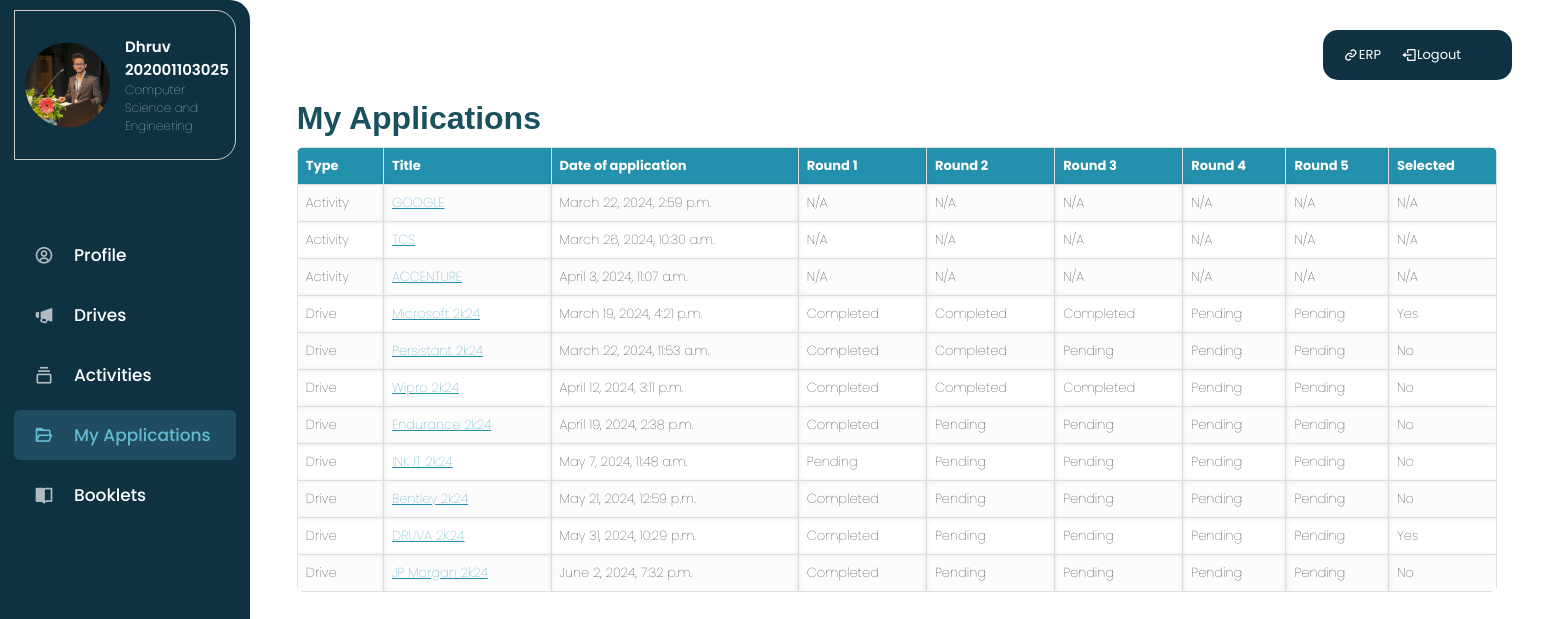
Before: /my_applications/202001103025/ (signed in) with the older database file.
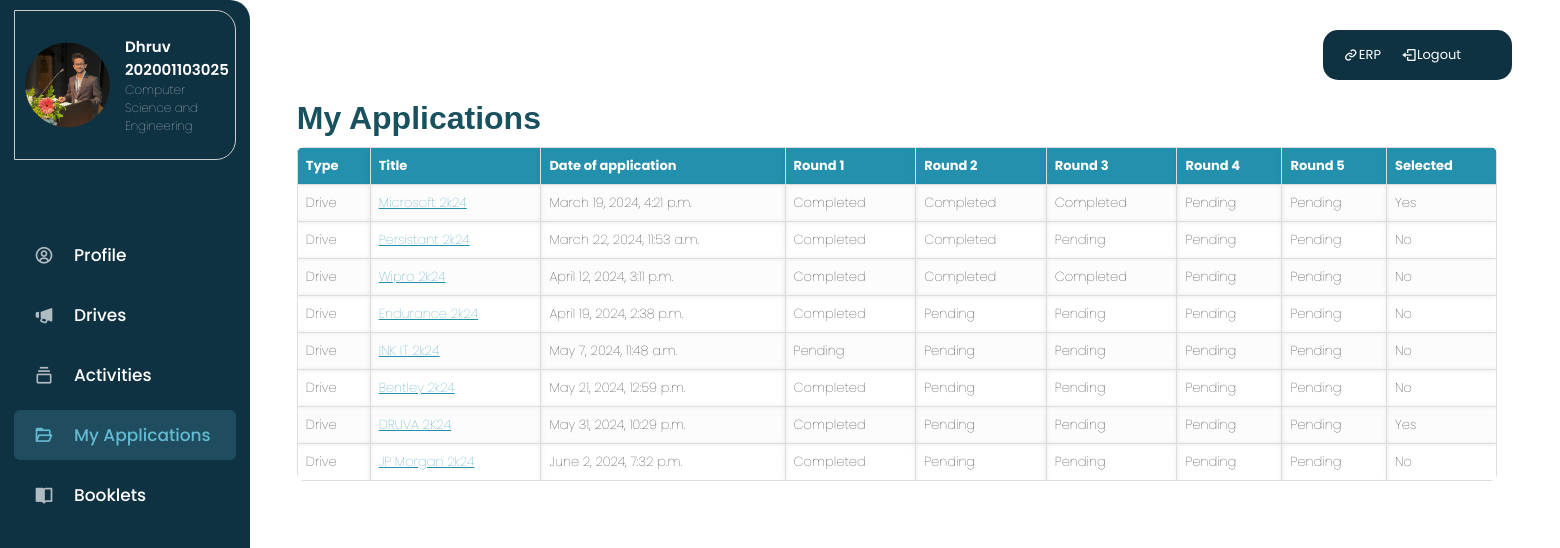
After: the same page with the newer database file.
### users/models.py (models this page shows, shortened)
class ActivityApplication(models.Model):
    activity= models.ForeignKey(Activity, on_delete=models.CASCADE)  # Notice the student applied for
    student = models.ForeignKey(Student, on_delete=models.CASCADE)  # Student applying for the notice
    applied_date = models.DateTimeField(auto_now_add=True)  # Date/time the application was submitted
    class Meta:
        unique_together = (('activity', 'student'),)  # Ensure a student can only apply for a notice once

class DriveApplication(models.Model):
    drive= models.ForeignKey(Drive, on_delete=models.CASCADE)  # Notice the student applied for
    student = models.ForeignKey(Student, on_delete=models.CASCADE)  # Student applying for the notice
    applied_date = models.DateTimeField(auto_now_add=True)  # Date/time the application was submitted
    round1 = models.BooleanField(default=False)  # Round 1 completed or not
    round2 = models.BooleanField(default=False)  # Round 2 completed or not
    round3 = models.BooleanField(default=False)  # Round 3 completed or not
    round4 = models.BooleanField(default=False)  # Round 4 completed or not
    round5 = models.BooleanField(default=False)  # Round 5 completed or not
    selected = models.BooleanField(default=False)  # Whether the student is selected
    class Meta:
        unique_together = (('drive', 'student'),)

### notices/models.py (models this page shows, shortened)
class Activity(models.Model):
    ACTIVITY_STATUS_CHOICES = [
        ('Closed', 'Closed'),
        ('Active', 'Active'),
        ('Upcoming', 'Upcoming'),
    ]
    Reference_no = models.CharField(max_length=100)
    activity_id = models.AutoField(primary_key=True)
    title = models.CharField(max_length=100)
    company_logo = models.ImageField(null=True,blank=True,upload_to='logos/')
    company_name = models.CharField(max_length=255)
    industry_type = models.CharField(max_length=255)
    activity_date = models.DateField()
    department = models.ManyToManyField(Department)
    content = models.TextField()
    creation_date = models.DateTimeField(auto_now_add=True)
    link = models.CharField(max_length=200, blank=True)
    activity_status = models.CharField(max_length=10, choices=ACTIVITY_STATUS_CHOICES, default='Upcoming')
    class Meta:
        ordering = ['-creation_date']

class Drive(models.Model):
    DRIVE_STATUS_CHOICES = [
        ('Closed', 'Closed'),
        ('Active', 'Active'),
        ('Upcoming', 'Upcoming'),
    ]
    Reference_no = models.CharField(max_length=100)
    title = models.CharField(max_length=100)
    company_name = models.CharField(max_length=30)
    company_logo = models.ImageField(null=True,blank=True,upload_to='logos/')
    date = models.DateField()
    application_last_date = models.DateField(default='2002-12-02')
    content = models.TextField()
    Bond = models.CharField(max_length=50)
    industry_type = models.CharField(max_length=50)
    department = models.ManyToManyField(Department)
    job_role = models.CharField(max_length=50)
    job_location = models.CharField(max_length=50)
    job_eligibility = models.TextField()
    job_description = models.TextField()
    job_CTC = models.CharField(max_length=50)
    creation_date = models.DateTimeField(auto_now_add=True)
    drive_id = models.AutoField(primary_key=True)
    application_link = models.CharField(max_length=100,null=True,blank=True)
    resume_link = models.CharField(max_length=200, blank=True)
    num_rounds = models.IntegerField(default=1, verbose_name='Number of Rounds')
    round1 = models.CharField(max_length=100, blank=True, null=True, verbose_name='Round 1 Name',default ='Round 1')
    round2 = models.CharField(max_length=100, blank=True, null=True, verbose_name='Round 2 Name')
    round3 = models.CharField(max_length=100, blank=True, null=True, verbose_name='Round 3 Name')
    round4 = models.CharField(max_length=100, blank=True, null=True, verbose_name='Round 4 Name')
    round5 = models.CharField(max_length=100, blank=True, null=True, verbose_name='Round 5 Name')
    drive_status = models.CharField(max_length=10, choices=DRIVE_STATUS_CHOICES, default='Upcoming')
    class Meta:
        ordering = ['-creation_date']

### users/views.py (the view)
# urls.py: path('my_applications/<int:student_prn>/', views.my_applications, name='my_applications'),
@login_required
def my_applications(request, student_prn):
    student = get_object_or_404(Student, PRN=student_prn)
    applied_drives = DriveApplication.objects.filter(student=student)
    drive_applications = []
    for application in applied_drives:
        round_info = {
            'drive': application.drive,
            'applied_date': application.applied_date,  # Include applied_date in context
            'round1': application.round1,
            'round2': application.round2,
            'round3': application.round3,
            'round4': application.round4,
            'round5': application.round5,
            'selected': application.selected,
        }
        drive_applications.append(round_info)
    applied_activities = ActivityApplication.objects.filter(student=student)
    context = {
        'drive_applications': drive_applications,
        'applied_activities': applied_activities,
        'student': student
    }
    if (request.user.user_type == 'Coordinator' or request.user.user_type == 'TNP-Office') \
        or (request.user.student.PRN == student_prn):
        return render(request, 'my_applications.html', context)
    else:
        return render(request, 'dashboard.html')  # Render appropriate dashboard template

### notices/context_processors.py (called while the page is built)
def sidebar_profile(request):
    user_profile = None
    if request.user.is_authenticated:
        if request.user.user_type == 'Coordinator':
            user_profile = Coordinator.objects.get(user=request.user)
        elif request.user.user_type == 'Student':
            user_profile = Student.objects.get(user=request.user)
        elif request.user.user_type == 'TNP-Office':
            user_profile = TNPOffice.objects.get(user=request.user)
    return {'user_profile': user_profile}

### notices/models.py (called while the page is built)
    def __str__(self):
        return self.name

### users/authentication.py (called while the page is built)
    def get_user(self, user_id):
        UserModel = get_user_model()
        try:
            return UserModel.objects.get(pk=user_id)
        except UserModel.DoesNotExist:
            return None

### users/templates/my_applications.html
{% extends 'main.html' %}
{% block content %}
    {% if not applied_activities and not drive_applications %}
        <p>No applications found. <a href="{% url 'all-drives' %}">Go to drives</a></p>
    {% else %}
    <div class="application-table-container">
        {% if request.user.user_type != 'Student' %}
            <h1>Student's Applications </h1>
        {% else %}
            <h1>My Applications </h1>
        {% endif %}
        <table class="application-table">
            <tr>
                <th>Type</th>
                <th>Title</th>
                <th>Date of application</th>
                <th>Round 1</th>
                <th>Round 2</th>
                <th>Round 3</th>
                <th>Round 4</th>
                <th>Round 5</th>
                <th>Selected</th>
            </tr>
            {% for application in applied_activities %}
                <tr>
                    <td>Activity</td>
                    <td><a href="{% url 'activity' application.activity.pk %}" style="color: #2391ad;">{{ application.activity.title }}</a></td>
                    <td>{{ application.applied_date }}</td>
                    <td>N/A</td>
                    <td>N/A</td>
                    <td>N/A</td>
                    <td>N/A</td>
                    <td>N/A</td>
                    <td>N/A</td>
                </tr>
            {% endfor %}
            {% for application in drive_applications %}
                <tr>
                    <td>Drive</td>
                    <td><a href="{% url 'drive' application.drive.pk %}" style="color: #2391ad;">{{ application.drive.title }}</a></td>
                    <td>{{ application.applied_date }}</td>
                    <td>{% if application.round1 %}Completed{% else %}Pending{% endif %}</td>
                    <td>{% if application.round2 %}Completed{% else %}Pending{% endif %}</td>
                    <td>{% if application.round3 %}Completed{% else %}Pending{% endif %}</td>
                    <td>{% if application.round4 %}Completed{% else %}Pending{% endif %}</td>
                    <td>{% if application.round5 %}Completed{% else %}Pending{% endif %}</td>
                    <td>{% if application.selected %}Yes{% else %}No{% endif %}</td>
                </tr>
            {% endfor %}
        </table>
    </div>
    {% endif %}
{% endblock %}

Changed rows visible on the page:
removed ActivityApplication: activity "GOOGLE", applied_date "March 22, 2024, 2:59 p.m."
removed ActivityApplication: activity "TCS", applied_date "March 26, 2024, 10:30 a.m."
removed ActivityApplication: activity "ACCENTURE", applied_date "April 3, 2024, 11:07 a.m."
